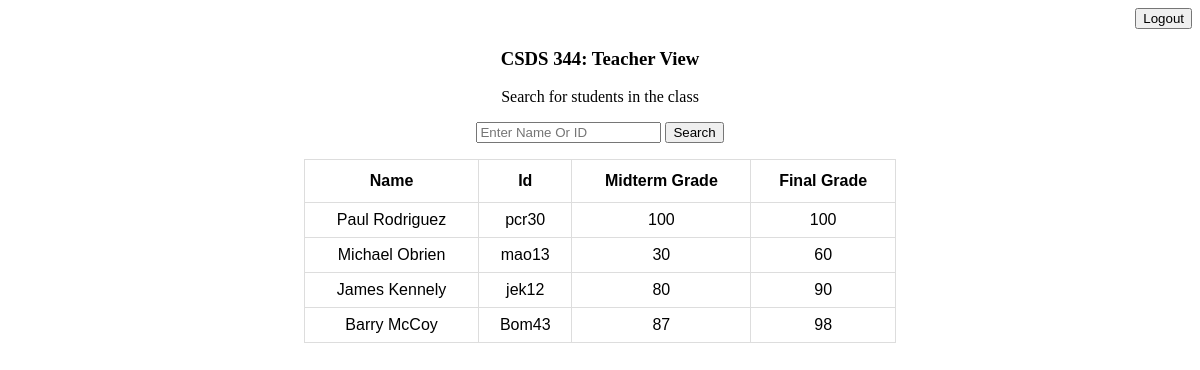
/teacher_home, run on the app's committed database.
### main_site/models.py (models this page shows)
class ReportCard(models.Model):
    student = models.ForeignKey(Student, on_delete=models.CASCADE)
    midterm_grade = models.IntegerField()
    final_grade = models.IntegerField()
    class Meta:
        db_table = 'ReportCard'

class Student(models.Model):
    name = models.CharField(max_length=50)
    case_id = models.CharField(max_length=10)
    gpa = models.CharField(max_length=3)
    class Meta:
        db_table = 'Student'

### main_site/views.py (the view)
# urls.py: path('teacher_home', teacher_home, name="teacher_home"),
def teacher_home(request):
    query = request.GET.get('q')
    if query:
        reportcards = ReportCard.objects.filter(Q(student__name__icontains=query) | Q(student__case_id__icontains=query))
        print(reportcards)
        context = {
            'reportcards': reportcards
        }
    else:
        reportcards = ReportCard.objects.all()
        print(reportcards)
        context = {
            'reportcards': reportcards,
        }
    return render(request, 'main_site/teacher_home.html', context)

### templates/main_site/teacher_home.html (shortened to what this page needs)
{% load static %}
<!DOCTYPE html>
<html lang="en">
<head>
    <link rel="stylesheet"  href="{%  static  'css/style.css'  %}">
</head>
<body>
<div class="content-section" id="filter">
    <div align="right"><a href={% url "home" %}><button>Logout</button></a></div>
    <h3>CSDS 344: Teacher View</h3>
    <p id="filtertext2"> Search for students in the class
        <form method="get">
            <input name="q" id="id_q" value="{{ request.GET.q }}" placeholder="Enter Name Or ID">
            <button type="submit" id="searchButton">Search</button>
        </form>
    </p>
</div>
<table id="searchDisplay">
    <tr>
        <th>Name</th>
        <th>Id</th>
        <th>Midterm Grade</th>
        <th>Final Grade</th>
    </tr>
    {% for reportcard in reportcards %}
    <tr>
        <td>{{ reportcard.student.name }}</td>
        <td>{{ reportcard.student.case_id }}</td>
        <td>{{ reportcard.midterm_grade }}</td>
        <td>{{ reportcard.final_grade }}</td>
    </tr>
    {% endfor %}
</table>
</body>
</html>

### main_site/static/css/style.css (style rules this page uses)
#searchDisplay { font-family: Arial, Helvetica, sans-serif; border-collapse: collapse; margin-left: auto; margin-right: auto; width: 50%; }
#searchDisplay td, #searchDisplay th { border: 1px solid #ddd; padding: 8px; }
#searchDisplay th { padding-top: 12px; padding-bottom: 12px; }
td { text-align: center; }
.content-section { text-align: center; }

### data on the page
ReportCard: student.name "Paul Rodriguez", student.case_id "pcr30", midterm_grade "100", final_grade "100"
ReportCard: student.name "Michael Obrien", student.case_id "mao13", midterm_grade "30", final_grade "60"
ReportCard: student.name "James Kennely", student.case_id "jek12", midterm_grade "80", final_grade "90"
ReportCard: student.name "Barry McCoy", student.case_id "Bom43", midterm_grade "87", final_grade "98"
